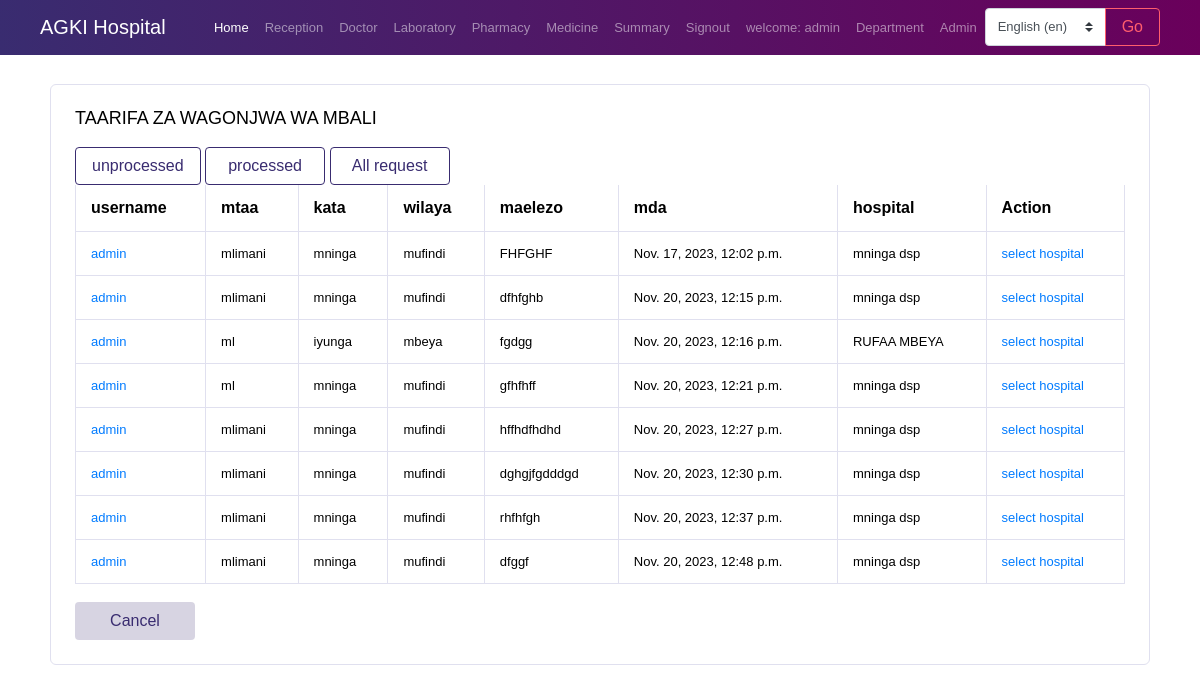
Screenshot of /sickinfolistprocesed/ (signed in) with the database file from the repository.
### app/models.py (models this page shows, shortened)
class CustomUser(AbstractUser):
    phone = models.CharField(max_length=15, null=True,blank=True)
    location = models.CharField(max_length=30, null=True, blank=True)
    department = models.ForeignKey(Department, on_delete=models.CASCADE, null=True,blank=True)
    reg_no = models.CharField(max_length=10, unique=True)
    age = models.IntegerField(null=True)
    image = models.ImageField(upload_to ='media/',blank=True,null=True)
    is_doctor = models.BooleanField(default=False)
    is_laboratorist = models.BooleanField(default=False)
    is_receptionist = models.BooleanField(default=False)
    is_pharmacist = models.BooleanField(default=False)
    is_patient = models.BooleanField(default=True)

class SickInfoModel(models.Model):
    user = models.ForeignKey(CustomUser,on_delete=models.CASCADE)
    mtaa = models.CharField(max_length=15)
    kata = models.CharField(max_length=30)
    wilaya = models.CharField(max_length=30)
    maelezo = models.TextField(max_length=1000)
    mda = models.DateTimeField(auto_now_add=True)
    service = models.CharField(max_length=20,null=True,blank=True)
    hospital = models.ForeignKey(HospitalRegistrationModel, on_delete=models.CASCADE,null=True,blank=True)
    hospital_assigned = models.BooleanField(default=False)

class HospitalRegistrationModel(models.Model):
    name = models.CharField(max_length=20)
    level = models.CharField(max_length=20)
    location = models.CharField(max_length=20,null=True,blank=True)
    region = models.CharField(max_length=20,null=True,blank=True)
    district = models.CharField(max_length=20,null=True,blank=True)
    ward = models.CharField(max_length=20,null=True,blank=True)
    street = models.CharField(max_length=20,null=True,blank=True)
    service = models.CharField(max_length=20,null=True,blank=True)
    registerd_time = models.DateTimeField(auto_now_add=True,null=True,blank=True)
    def __str__(self):
        return self.name

### app/views.py (the view)
# urls.py: path('sickinfolistprocesed/', views.sickinfolistprocesed,name='sickinfolistprocesed'),
def sickinfolistprocesed(request):
    x = SickInfoModel.objects.exclude(hospital__isnull=True)
    context = {
        'x':x
    }
    return render(request,'app/sickinfolistprocesed.html',context)

### app/templates/app/sickinfolistprocesed.html
{% extends 'app/base.html' %}
{%block content%}
<br>
<div class="container mt-5">
<div class="col-12 grid-margin stretch-card">
    <div class="card">
      <div class="card-body">
        <h4 class="card-title">TAARIFA ZA WAGONJWA WA MBALI</h4>
        <a href="{% url 'sickinfolistunprocesed' %}"><button class='btn btn-outline-primary btn-fw'>unprocessed</button></a>
        <a href="{% url 'sickinfolistprocesed' %}"><button class='btn btn-outline-primary btn-fw'>processed</button></a>
        <a href="{% url 'sickinfolist' %}"><button class='btn btn-outline-primary btn-fw'>All request</button></a>
        <div class="table-responsive">
            {% if x %}
            <table class="table table-bordered">
                <thead>
                    <tr>
                        <th>username</th>
                        <th>mtaa</th>
                        <th>kata</th>
                        <th>wilaya </th>
                        <th>maelezo</th>
                        <th>mda</th>
                        <th>hospital</th>
                        <th>Action</th>
                    </tr>
                </thead>
                <tbody>
                    {% for i in x %}
                    <tr>
                        <td><a href="{% url 'detailedUser' i.id %}">{{i.user.username}}</a></td>
                        <td>{{i.mtaa}}</td>
                        <td>{{i.kata}}</td>
                        <td>{{i.wilaya}}</td>
                        <td>{{i.maelezo}}</td>
                        <td>{{i.mda}}</td>
                        <td>{{i.hospital}}</td>
                        <td><a href="{% url 'sickinfoEdit' i.pk %}">  select hospital</a></td>
                    </tr>
                    {% endfor %}
                </tbody>
            </table>
            {% else %}
            <br>
            <div class="alert alert-fill-primary" role="alert">
                <i class="fa fa-exclamation-triangle"></i>
                There! No info yet
              </div>
            {% endif %}
        </div>
        <br>
        <a href="{% url 'home' %}"><button class="btn btn-inverse-primary btn-fw">Cancel</button></a>
    </div>
    </div>
</div>
</div>
{%endblock%}

### app/templates/app/base.html (shortened to what this page needs)
{% load static %}
{% load i18n %}
        <!DOCTYPE html>
        <html lang="en">
        <head>
          <link rel="stylesheet" href="{% static 'app/vendors/iconfonts/font-awesome/css/all.min.css' %}">
          <link rel="stylesheet" href="{% static 'app/vendors/css/vendor.bundle.base.css' %}">
          <link rel="stylesheet" href="{% static 'app/vendors/css/vendor.bundle.addons.css' %}">
          <link rel="stylesheet" href="{% static 'app/css/style.css' %}">
        </head>
        <body>
          <div class="container-scroller">
      <nav class="navbar navbar-expand-lg navbar-dark fixed-top custom-navbar">
        <div class="container">
            <a class="navbar-brand" href="{% url 'home' %}">AGKI Hospital</a>
            <div class="collapse navbar-collapse" id="navbarNav">
                <ul class="navbar-nav ml-auto">
                    <li class="nav-item active">
                        <a class="nav-link" href="{% url 'home' %}">{% trans "Home" %} <span class="sr-only">(current)</span></a>
                    </li>
                    {% if user.is_receptionist %}
                    <li class="nav-item">
                        <a class="nav-link" href="{% url 'patientList' %}">Reception</a>
                    </li>
                    {% endif %}
                    {% if user.is_doctor %}
                    <li class="nav-item">
                      <a class="nav-link" href="{% url 'patientList' %}">Doctor</a>
                    </li>
                    {% endif %}
                    {% if user.is_laboratorist %}
                    <li class="nav-item">
                      <a class="nav-link" href="{% url 'patientList' %}">Laboratory</a>
                    </li>
                    {% endif %}
                    {% if user.is_pharmacist %}
                    <li class="nav-item">
                      <a class="nav-link" href="{% url 'patientList' %}">Pharmacy</a>
                    </li>
                    <li class="nav-item">
                      <a class="nav-link" href="{% url 'medicine' %}">Medicine</a>
                    </li>
                    {% endif %}
                    {% if user.is_doctor %}
                    <li class="nav-item">
                      <a class="nav-link" href="{% url 'patient_count_per_period' %}">Summary</a>
                    </li>
                    {% endif %}
                    {% if user.is_authenticated %}
                    <li class="nav-item">
                      <a class="nav-link" href="{% url 'signout' %}">{% trans "Signout" %}</a>
                    </li>
                    <li class="nav-item">
                      <a class="nav-link" href="{% url 'profile' %}">{% trans "welcome" %}: {{user.username}}</a>
                    </li>
                    {% else %}
                    <li class="nav-item">
                      <a class="nav-link" href="{% url 'signin' %}">{% trans "Signin/up" %}</a>
                    </li>
                    {% endif %}
                    {% if user.is_superuser %}
                    <li class="nav-item">
                      <a class="nav-link" href="{% url 'department' %}">Department</a>
                    </li>
                    <li class="nav-item">
                      <a class="nav-link" href="/admin">Admin</a>
                    </li>
                    {% endif %}
                    <li class="nav-item">
                      <form class="form-inline" action="{% url 'set_language' %}" method="post">
                          <div class="input-group">
                              <select class="custom-select" name="language" id="languageSelect">
                                  {% get_available_languages as LANGUAGES %}
                                  {% get_language_info_list for LANGUAGES as languages %}
                                  {% for language in languages %}
                                      <option value="{{ language.code }}" {% if language.code == LANGUAGE_CODE %} selected {% endif %}>
                                          {{ language.name_local }} ({{ language.code }})
                                      </option>
                                  {% endfor %}
                              </select>
                              <div class="input-group-append">
                                  <button class="btn btn-outline-danger" type="submit">Go</button>
                              </div>
                          </div>
                      </form>
                  </li>
                </ul>
            </div>
        </div>
    </nav>
    <br>
                  {% block content%}
                  {% endblock %}
          </body>
        </html>

### app/templates/app/base.html (style rules this page uses)
.custom-navbar { background: linear-gradient(85deg, #392c70, #6a005b); }

### rows the page displays
CustomUser: username "admin"
SickInfoModel: user.username "admin", mtaa "mlimani", kata "mninga", wilaya "mufindi", maelezo "FHFGHF", mda "Nov. 17, 2023, 12:02 p.m.", hospital "mninga dsp"
SickInfoModel: user.username "admin", mtaa "mlimani", kata "mninga", wilaya "mufindi", maelezo "dfhfghb", mda "Nov. 20, 2023, 12:15 p.m.", hospital "mninga dsp"
SickInfoModel: user.username "admin", mtaa "ml", kata "iyunga", wilaya "mbeya", maelezo "fgdgg", mda "Nov. 20, 2023, 12:16 p.m.", hospital "RUFAA MBEYA"
SickInfoModel: user.username "admin", mtaa "ml", kata "mninga", wilaya "mufindi", maelezo "gfhfhff", mda "Nov. 20, 2023, 12:21 p.m.", hospital "mninga dsp"
SickInfoModel: user.username "admin", mtaa "mlimani", kata "mninga", wilaya "mufindi", maelezo "hffhdfhdhd", mda "Nov. 20, 2023, 12:27 p.m.", hospital "mninga dsp"
SickInfoModel: user.username "admin", mtaa "mlimani", kata "mninga", wilaya "mufindi", maelezo "dghgjfgdddgd", mda "Nov. 20, 2023, 12:30 p.m.", hospital "mninga dsp"
SickInfoModel: user.username "admin", mtaa "mlimani", kata "mninga", wilaya "mufindi", maelezo "rhfhfgh", mda "Nov. 20, 2023, 12:37 p.m.", hospital "mninga dsp"
SickInfoModel: user.username "admin", mtaa "mlimani", kata "mninga", wilaya "mufindi", maelezo "dfggf", mda "Nov. 20, 2023, 12:48 p.m.", hospital "mninga dsp"

### other values shown
form field language "English (en)"
